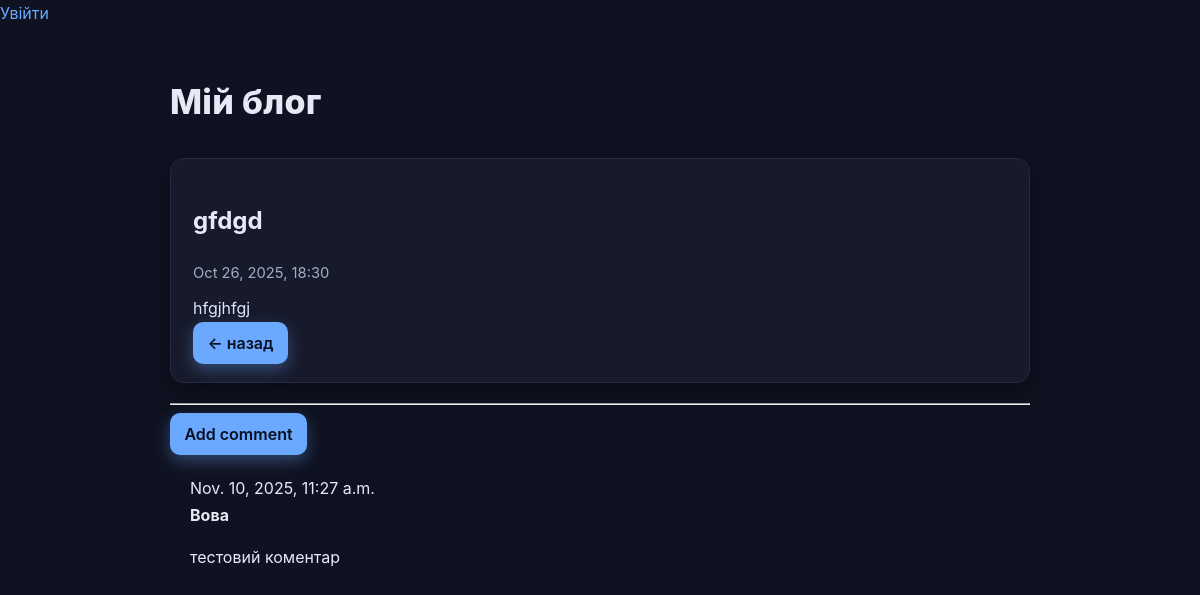
Screenshot of /post/3/ with the database file from the repository.
### blog/models.py (models this page shows, shortened)
class Post(models.Model):
    title = models.CharField(max_length=200)
    text = models.TextField()
    created_date = models.DateTimeField(default=timezone.now)
    published_date = models.DateTimeField(null=True, blank=True)

class Comment(models.Model):
    post = models.ForeignKey('blog.Post', on_delete=models.CASCADE, related_name='comments')
    author = models.CharField(max_length=200)
    text = models.TextField()
    created_date = models.DateTimeField(default=timezone.now)
    approved_comment = models.BooleanField(default=False)

### blog/views.py (the view)
# urls.py: path('post/<int:pk>/', views.post_detail, name='post_detail'),
def post_detail(request, pk):
    post = get_object_or_404(Post, pk=pk)
    return render(request, 'blog/post_detail.html', {'post': post})

### blog/templates/blog/post_detail.html (shortened to what this page needs)
{% extends "blog/base.html" %}
{% block content %}
  <article class="post">
    <h1>{{ post.title }}</h1>
    <p class="meta">{{ post.published_date|default:post.created_date|date:"M d, Y, H:i" }}</p>
    <p>{{ post.text|linebreaksbr }}</p>
    <a class="btn btn-secondary" href="{% url 'post_list' %}">← назад</a>
  </article>
  <hr>  <a class="btn btn-secondary" role="button" href="{% url 'add_comment_to_post' pk=post.pk %}">Add comment</a>
  {% for comment in post.comments.all %}
      {% if user.is_authenticated or comment.approved_comment %}
      <div class="comment">
          <div class="date">
              {{ comment.created_date }}
          </div>
          <strong>{{ comment.author }}</strong>
          <p>{{ comment.text|linebreaks }}</p>
      </div>
      {% endif %}
  {% empty %}
      <p>No comments here yet :(</p>
  {% endfor %}
{% endblock %}

### blog/static/css/blog.css (style rules this page uses)
:root { --bg:#0f1220; --card:#171a2b; --text:#e7eaf6; --muted:#a3acc2; --brand:#6aa9ff; --brand-strong:#4e8ff0; --border:#262b42; --radius:14px; --shadow:0 8px 24px rgba(0,0,0,.35); }
* { box-sizing:border-box }
html,body { height:100% }
body { margin:0; font:16px/1.65 "Inter","Segoe UI",Roboto,Arial,sans-serif; background:var(--bg); color:var(--text); }
.post { background:var(--card); border:1px solid var(--border); border-radius:var(--radius); padding:22px 22px 18px; margin: 14px 0 20px; box-shadow: var(--shadow); transition: transform .18s ease, box-shadow .18s ease, border-color .18s ease; }
.post .meta { color:var(--muted); font-size: .92rem; margin-bottom: 10px; }
.post p { margin: 0; color: #dfe5ff; }
a { color:var(--brand); text-decoration:none; }
.btn { display:inline-block; padding:.5rem .9rem; border-radius:10px; background:var(--brand); color:#081020; font-weight:600; text-decoration:none; box-shadow: 0 6px 16px rgba(106,169,255,.35); transition: transform .15s ease, background .15s ease, box-shadow .15s ease; }
.comment { margin: 20px 0px 20px 20px; }

### rows the page displays
Post: title "gfdgd", published_date "Oct 26, 2025, 18:30", text "hfgjhfgj"
Comment: created_date "Nov. 10, 2025, 11:27 a.m.", author "Вова", text "тестовий коментар"
